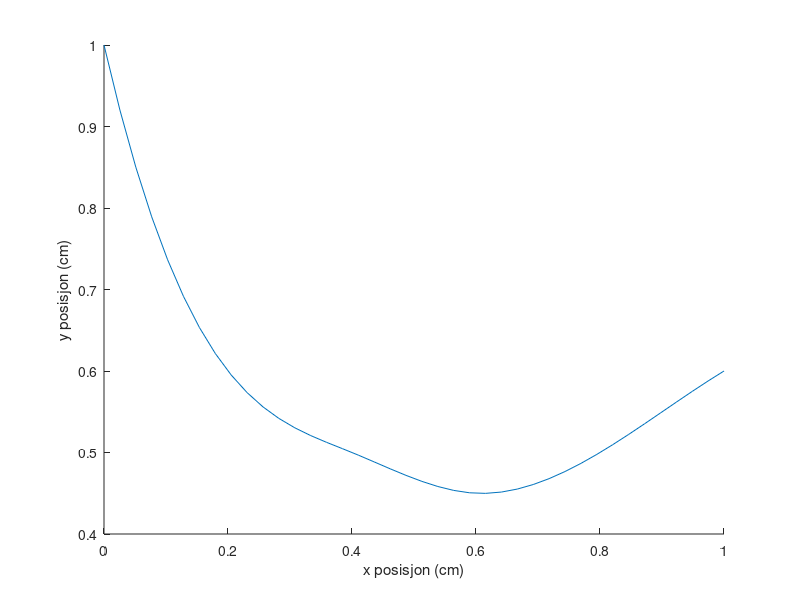
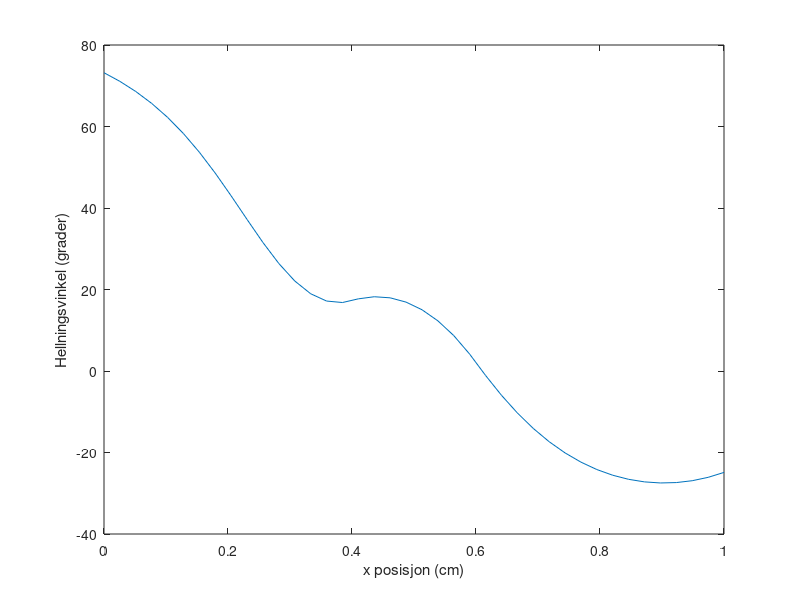
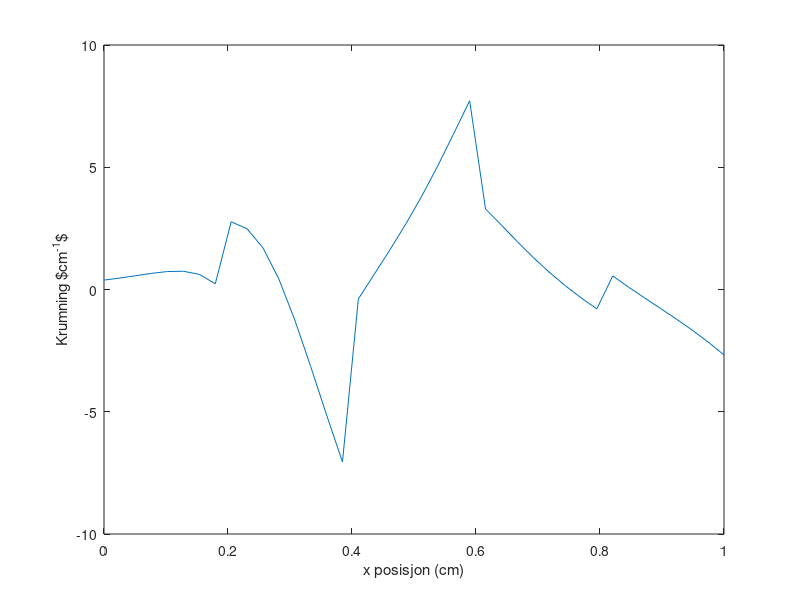

MATLAB code for these plots, in order:


%%%%%%%%%%%%%%%%%%%%%%%%%%%%%%%%%%%%%%%%%%%%%%%%%%%%%%%%%%%%%%%%%%%%%%%
%%              TESTFUNKSJON (IKKE BRUK DETTE)                       %%
%%%%%%%%%%%%%%%%%%%%%%%%%%%%%%%%%%%%%%%%%%%%%%%%%%%%%%%%%%%%%%%%%%%%%%%

function splines()
    x = [0.0, 0.2, 0.4, 0.6, 0.8, 1.0];
    y = [1.0, 0.6, 0.5, 0.45, 0.5, 0.6];
    cs = height(x, y);
    
    % Evaluer i set sett med pukter ved bruk av ppval
    x_interp = linspace(0.0, 1.0, 40);
    figure(1);
    hold on;
    plot(x_interp, ppval(cs, x_interp));
    xlabel("x posisjon (cm)");
    ylabel("y posisjon (cm)");
    
    % Evaluer stigning
    alpha = slope(cs, x_interp);
    figure(2);
    plot(x_interp, alpha*180/pi);
    xlabel("x posisjon (cm)")
    ylabel("Hellningsvinkel (grader)");
    
    % Evaluer krumining
    kappa = curvature(cs, x_interp);
    figure(3);
    plot(x_interp, kappa)
    xlabel("x posisjon (cm)")
    ylabel("Krumning $cm^{-1}$")
   
    
end

%%%%%%%%%%%%%%%%%%%%%%%%%%%%%%%%%%%%%%%%%%%%%%%%%%%%%%%%%%%%%%%%%%%%%%%
%%                     NYTTIGE FUNKSJONER                            %%
%%               KOPIER DISSE TIL FILA DU JOBBER MED                 %%
%%%%%%%%%%%%%%%%%%%%%%%%%%%%%%%%%%%%%%%%%%%%%%%%%%%%%%%%%%%%%%%%%%%%%%%
function cs = height(x, y)
  %% Funksjon for å tilpasse en kubisk spline til et sett med punkter
  %% 
  %% Parametre
  %% x - array med horisontale koordinater
  %% y - array med vertikale koordinater
  %%
  %% Eksempel
  %% x = [0.0, 0.2, 0.3]
  %% y = [1.0, 0.5, 1.0]
  %% cs = height(x, y)
  %%
  %% For å evaluere splinetilpasningen i vilkårlige punkter
  %% 
  %% x_interp = linspace(0.0, 0.3, 10)
  %% y_interp = ppval(cs, x_interp)
  
    cs = interp1(x, y, 'spline', 'pp');
end


function alpha = slope(cs, x)
  %% Funksjon for å evaluere hellningsvinkelen i et sett med punkter
  %%
  %% Parametre
  %% cs - Stykkevis polynom (f.eks. det som returneres fra height)
  %% x - array med punkter for hvor hellningsvinkelen skal evaluers
  %%
  %% Eksempel
  %% x = [0.0, 0.2, 0.3]
  %% y = [1.0, 0.5, 1.0]
  %% cs = height(x, y)
  %% x_interp = linspace(0.0, 0.3, 10)
  %% alpha = slope(cs, x_interp) 
    dydx = fnder(cs, 1);
    y = ppval(dydx, x);
    alpha = -atan(y);
end


function kappa = curvature(cs, x)
  %% Funksjon for å beregne krumingen til banen
  %%
  %% Parametre
  %% cs - Stykkevis polynom (f.eks. det som returneres fra height)
  %% x - array med verdier hvor krumningen skal evalueres
  %% Eksempel
  %% x = [0.0, 0.2, 0.3]
  %% y = [1.0, 0.5, 1.0]
  %% cs = height(x, y)
  %% x_interp = linspace(0.0, 0.3, 10)
  %% kappa = curvature(cs, x_interp) 
  
    dydx = fnder(cs, 1);
    dy2dx2 = fnder(dydx, 2);
    dydx_sq = ppval(dydx, x).^2;
    kappa = ppval(dy2dx2, x)./((1.0 + dydx_sq).^1.5);
end


